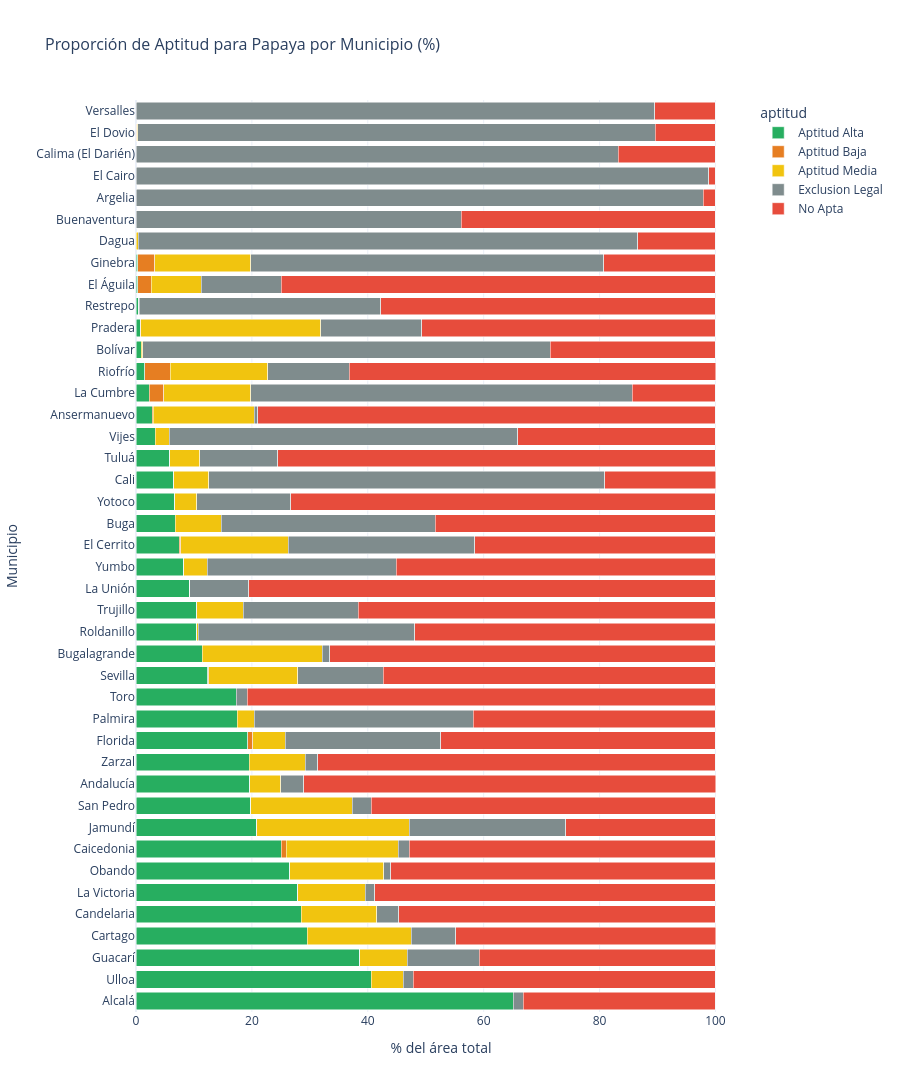

The notebook cell saved with this chart:
### Code cell
# Stacked bar chart interactivo (porcentajes)
pct_cols = [c for c in df_muni.columns if c.startswith('pct_')]

if pct_cols:
    df_pct = df_muni[['municipio'] + pct_cols].copy()
    df_pct = df_pct.sort_values(pct_cols[0] if pct_cols else 'municipio', ascending=False)
    
    # Reshape for plotly
    df_melted = df_pct.melt(id_vars='municipio', var_name='aptitud_pct', value_name='porcentaje')
    df_melted['aptitud'] = df_melted['aptitud_pct'].str.replace('pct_', '').str.replace('_', ' ').str.title()
    
    color_map = {}
    for apt_key, apt_color in APTITUD_COLORS.items():
        for melted_apt in df_melted['aptitud'].unique():
            if apt_key.lower().replace('ó', 'o') in melted_apt.lower().replace('ó', 'o'):
                color_map[melted_apt] = apt_color
    
    fig = px.bar(df_melted, x='porcentaje', y='municipio', color='aptitud',
                 orientation='h', barmode='stack',
                 color_discrete_map=color_map,
                 title='Proporción de Aptitud para Papaya por Municipio (%)',
                 labels={'porcentaje': '% del área total', 'municipio': 'Municipio'},
                 template='plotly_white', height=max(400, len(df_muni) * 35))
    fig.update_layout(font=dict(size=12), title_font_size=16)
    fig.show()

### Figure 1 — Plotly figure (JSON) as saved in the notebook; plotly's stock layout.template omitted (floating-point values rounded to 4 significant figures)
{"data": [{"hovertemplate": "aptitud=Aptitud Alta<br>% del área total=%{x}<br>Municipio=%{y}<extra></extra>", "legendgroup": "Aptitud Alta", "marker": {"color": "#27AE60", "pattern": {"shape": ""}}, "name": "Aptitud Alta", "orientation": "h", "showlegend": true, "textposition": "auto", "type": "bar", "x": [65.12, 40.63, 38.64, 29.59, 28.48, 27.93, 26.5, 25.04, 20.8, 19.83, 19.59, 19.55, 19.26, 17.44, 17.27, 12.37, 11.4, 10.5, 10.49, 9.29, 8.22, 7.46, 6.75, 6.65, 6.55, 5.83, 3.31, 2.77, 2.27, 1.53, 0.88, 0.76, 0.46, 0.31, 0.3, 0.07, 0.0, 0.0, 0.0, 0.0, 0.0, 0.0], "xaxis": "x", "y": ["Alcalá", "Ulloa", "Guacarí", "Cartago", "Candelaria", "La Victoria", "Obando", "Caicedonia", "Jamundí", "San Pedro", "Andalucía", "Zarzal", "Florida", "Palmira", "Toro", "Sevilla", "Bugalagrande", "Roldanillo", "Trujillo", "La Unión", "Yumbo", "El Cerrito", "Buga", "Yotoco", "Cali", "Tuluá", "Vijes", "Ansermanuevo", "La Cumbre", "Riofrío", "Bolívar", "Pradera", "Restrepo", "El Águila", "Ginebra", "Dagua", "Buenaventura", "Argelia", "El Cairo", "Calima (El Darién)", "El Dovio", "Versalles"], "yaxis": "y"}, {"hovertemplate": "aptitud=Aptitud Baja<br>% del área total=%{x}<br>Municipio=%{y}<extra></extra>", "legendgroup": "Aptitud Baja", "marker": {"color": "#E67E22", "pattern": {"shape": ""}}, "name": "Aptitud Baja", "orientation": "h", "showlegend": true, "textposition": "auto", "type": "bar", "x": [0.0, 0.0, 0.0, 0.0, 0.0, 0.0, 0.0, 0.85, 0.0, 0.0, 0.0, 0.0, 0.88, 0.0, 0.0, 0.15, 0.0, 0.0, 0.01, 0.0, 0.0, 0.26, 0.0, 0.0, 0.0, 0.0, 0.0, 0.17, 2.55, 4.39, 0.05, 0.09, 0.0, 2.3, 2.97, 0.0, 0.0, 0.0, 0.0, 0.0, 0.11, 0.0], "xaxis": "x", "y": ["Alcalá", "Ulloa", "Guacarí", "Cartago", "Candelaria", "La Victoria", "Obando", "Caicedonia", "Jamundí", "San Pedro", "Andalucía", "Zarzal", "Florida", "Palmira", "Toro", "Sevilla", "Bugalagrande", "Roldanillo", "Trujillo", "La Unión", "Yumbo", "El Cerrito", "Buga", "Yotoco", "Cali", "Tuluá", "Vijes", "Ansermanuevo", "La Cumbre", "Riofrío", "Bolívar", "Pradera", "Restrepo", "El Águila", "Ginebra", "Dagua", "Buenaventura", "Argelia", "El Cairo", "Calima (El Darién)", "El Dovio", "Versalles"], "yaxis": "y"}, {"hovertemplate": "aptitud=Aptitud Media<br>% del área total=%{x}<br>Municipio=%{y}<extra></extra>", "legendgroup": "Aptitud Media", "marker": {"color": "#F1C40F", "pattern": {"shape": ""}}, "name": "Aptitud Media", "orientation": "h", "showlegend": true, "textposition": "auto", "type": "bar", "x": [0.0, 5.46, 8.16, 17.87, 13.03, 11.67, 16.24, 19.38, 26.39, 17.48, 5.4, 9.7, 5.61, 2.95, 0.0, 15.36, 20.73, 0.23, 7.98, 0.0, 4.07, 18.59, 7.97, 3.83, 6.01, 5.14, 2.45, 17.43, 14.98, 16.82, 0.2, 31.02, 0.06, 8.61, 16.54, 0.34, 0.01, 0.0, 0.0, 0.0, 0.2, 0.0], "xaxis": "x", "y": ["Alcalá", "Ulloa", "Guacarí", "Cartago", "Candelaria", "La Victoria", "Obando", "Caicedonia", "Jamundí", "San Pedro", "Andalucía", "Zarzal", "Florida", "Palmira", "Toro", "Sevilla", "Bugalagrande", "Roldanillo", "Trujillo", "La Unión", "Yumbo", "El Cerrito", "Buga", "Yotoco", "Cali", "Tuluá", "Vijes", "Ansermanuevo", "La Cumbre", "Riofrío", "Bolívar", "Pradera", "Restrepo", "El Águila", "Ginebra", "Dagua", "Buenaventura", "Argelia", "El Cairo", "Calima (El Darién)", "El Dovio", "Versalles"], "yaxis": "y"}, {"hovertemplate": "aptitud=Exclusion Legal<br>% del área total=%{x}<br>Municipio=%{y}<extra></extra>", "legendgroup": "Exclusion Legal", "marker": {"color": "#7F8C8D", "pattern": {"shape": ""}}, "name": "Exclusion Legal", "orientation": "h", "showlegend": true, "textposition": "auto", "type": "bar", "x": [1.73, 1.78, 12.43, 7.73, 3.81, 1.58, 1.2, 1.91, 26.95, 3.32, 3.92, 2.08, 26.84, 37.8, 1.9, 14.77, 1.31, 37.41, 19.84, 10.14, 32.59, 32.14, 36.9, 16.21, 68.34, 13.5, 60.09, 0.65, 65.87, 14.08, 70.36, 17.43, 41.72, 13.81, 60.9, 86.18, 56.11, 97.89, 98.88, 83.23, 89.31, 89.52], "xaxis": "x", "y": ["Alcalá", "Ulloa", "Guacarí", "Cartago", "Candelaria", "La Victoria", "Obando", "Caicedonia", "Jamundí", "San Pedro", "Andalucía", "Zarzal", "Florida", "Palmira", "Toro", "Sevilla", "Bugalagrande", "Roldanillo", "Trujillo", "La Unión", "Yumbo", "El Cerrito", "Buga", "Yotoco", "Cali", "Tuluá", "Vijes", "Ansermanuevo", "La Cumbre", "Riofrío", "Bolívar", "Pradera", "Restrepo", "El Águila", "Ginebra", "Dagua", "Buenaventura", "Argelia", "El Cairo", "Calima (El Darién)", "El Dovio", "Versalles"], "yaxis": "y"}, {"hovertemplate": "aptitud=No Apta<br>% del área total=%{x}<br>Municipio=%{y}<extra></extra>", "legendgroup": "No Apta", "marker": {"color": "#E74C3C", "pattern": {"shape": ""}}, "name": "No Apta", "orientation": "h", "showlegend": true, "textposition": "auto", "type": "bar", "x": [33.15, 52.12, 40.77, 44.82, 54.67, 58.82, 56.06, 52.82, 25.85, 59.36, 71.1, 68.67, 47.41, 41.81, 80.83, 57.34, 66.55, 51.85, 61.67, 80.57, 55.12, 41.55, 48.37, 73.3, 19.11, 75.53, 34.15, 78.97, 14.33, 63.19, 28.51, 50.7, 57.75, 74.97, 19.29, 13.41, 43.88, 2.11, 1.12, 16.77, 10.37, 10.48], "xaxis": "x", "y": ["Alcalá", "Ulloa", "Guacarí", "Cartago", "Candelaria", "La Victoria", "Obando", "Caicedonia", "Jamundí", "San Pedro", "Andalucía", "Zarzal", "Florida", "Palmira", "Toro", "Sevilla", "Bugalagrande", "Roldanillo", "Trujillo", "La Unión", "Yumbo", "El Cerrito", "Buga", "Yotoco", "Cali", "Tuluá", "Vijes", "Ansermanuevo", "La Cumbre", "Riofrío", "Bolívar", "Pradera", "Restrepo", "El Águila", "Ginebra", "Dagua", "Buenaventura", "Argelia", "El Cairo", "Calima (El Darién)", "El Dovio", "Versalles"], "yaxis": "y"}], "layout": {"barmode": "stack", "font": {"size": 12}, "height": 1470, "legend": {"title": {"text": "aptitud"}, "tracegroupgap": 0}, "title": {"font": {"size": 16}, "text": "Proporción de Aptitud para Papaya por Municipio (%)"}, "xaxis": {"anchor": "y", "domain": [0, 1], "title": {"text": "% del área total"}}, "yaxis": {"anchor": "x", "domain": [0, 1], "title": {"text": "Municipio"}}}}
